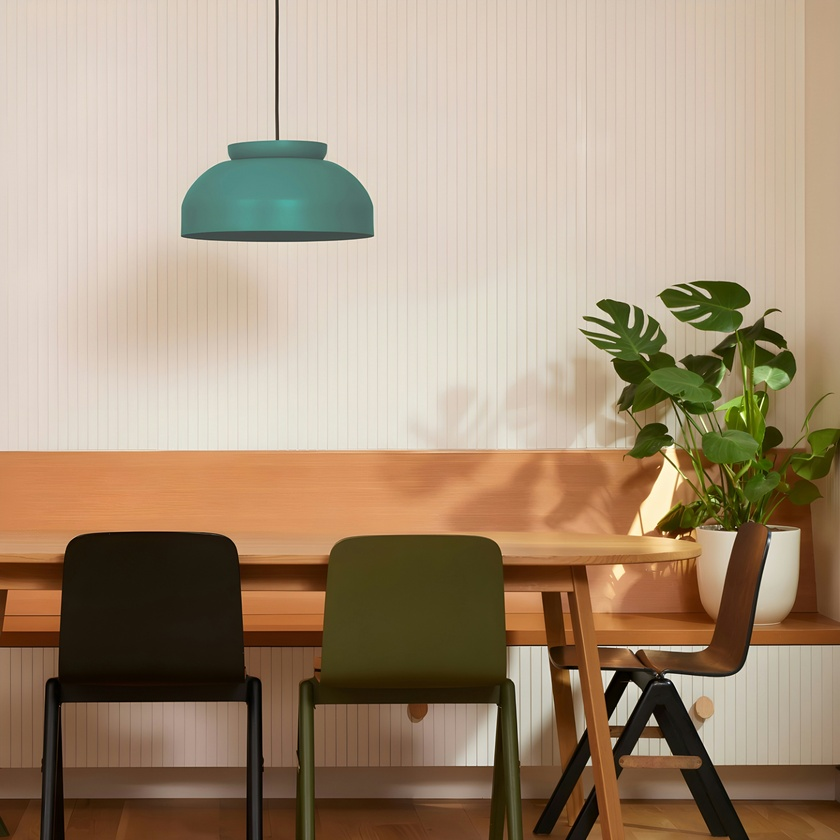
#> input picture demo 22 - video (cv2)/hw/image.jpg, 840 x 840 px, shrunk from 4096 x 4096 before the run, found by its file name
$ python demo22_ex3.py
#> lines starting #> are read from the running program, lines starting #| are printed output that depends on the picture; after the words box and inside, x2 and y2 are one past the last pixel; in counts of white or black regions, pixels touching at a corner belong together
import cv2
import numpy as np

img = cv2.imread('hw/image.jpg')
#> img is the input picture: shape (840, 840, 3); mean B, G, R 121.5, 145.5, 166.5
hsv = cv2.cvtColor(img, cv2.COLOR_BGR2HSV)
#> hsv: shape (840, 840, 3); mean H, S, V 17.9, 93.1, 167.9
# green hue 35-85
lower_green = np.array([35, 50, 50])
upper_green = np.array([85, 255, 255])

#mask
mask = cv2.inRange(hsv, lower_green, upper_green)
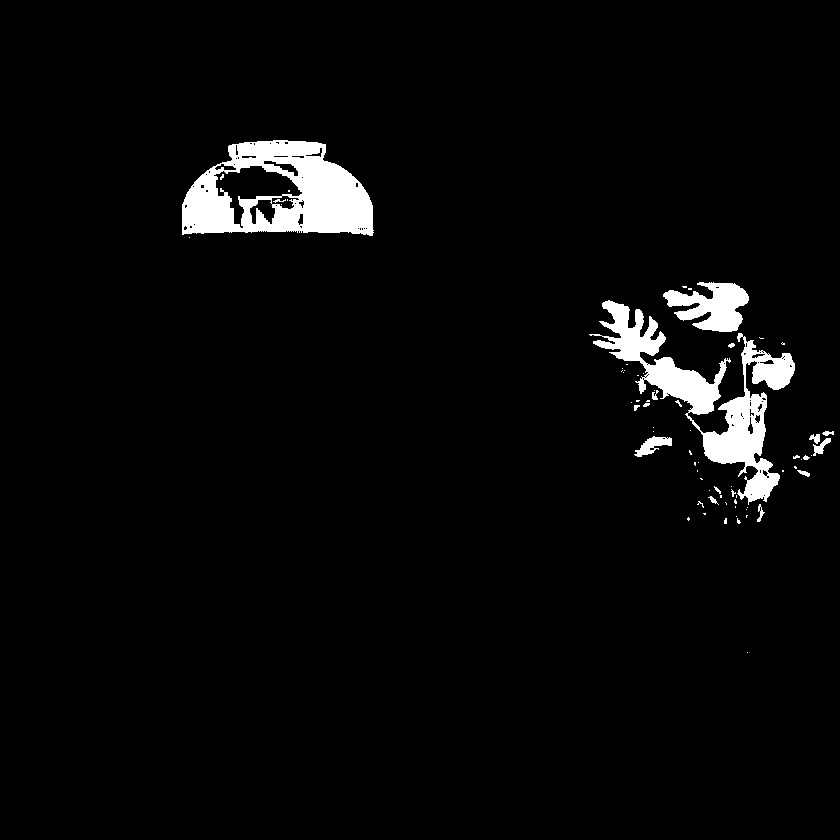
#> mask: shape (840, 840); 3.6% white; 69 white regions (52 under 20 px), largest, box (x1, y1, x2, y2) and area: (182, 140, 374, 236) 11010, (589, 300, 795, 505) 10369, (663, 282, 749, 332) 2541
result = cv2.bitwise_and(img, img, mask=mask)
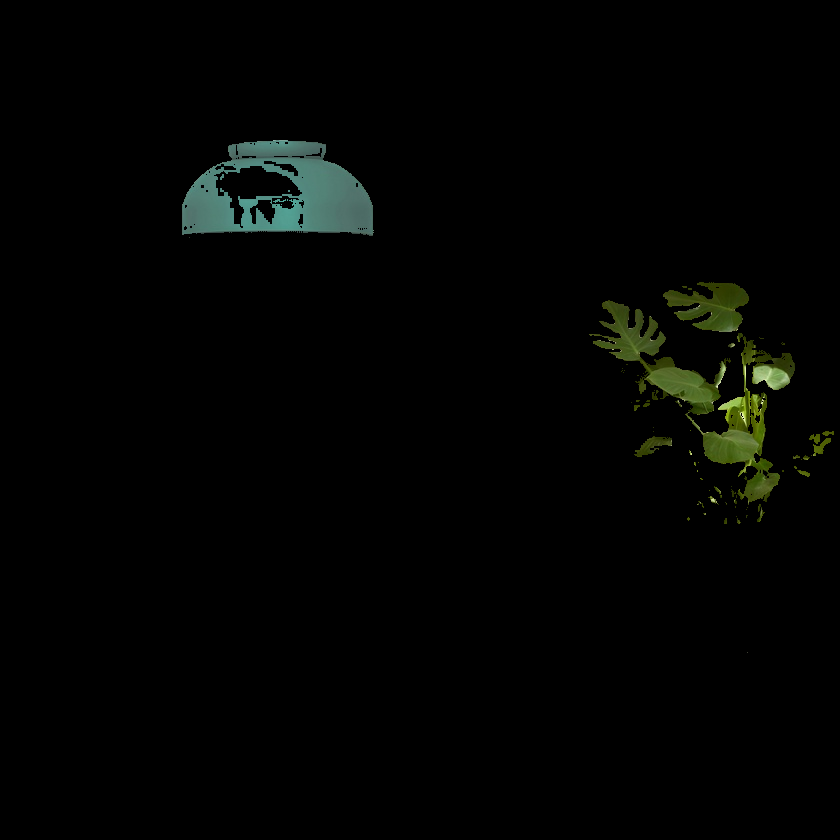
#> result: shape (840, 840, 3); mean B, G, R 2.4, 3.9, 2.8

cv2.imwrite('hw/masked.jpg', mask)
cv2.imwrite('hw/detected.jpg', result)
print("Images: masked.jpg, detected.jpg")
